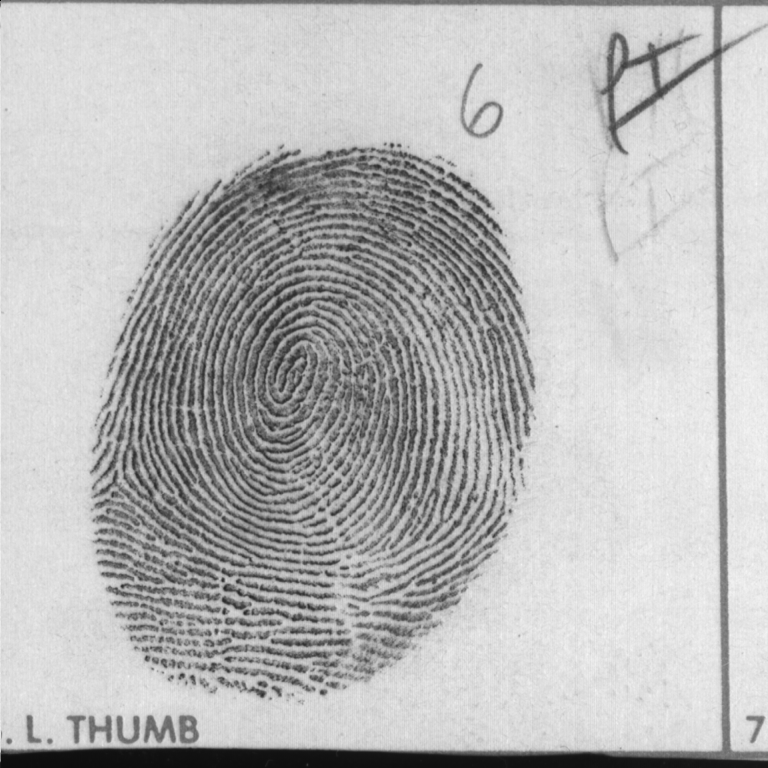
#> input picture Laboratorios/Lab1/fprint3.pgm, 768 x 768 px
$ python laboratorio_1.py
#> lines starting #> are read from the running program, lines starting #| are printed output that depends on the picture; after the words box and inside, x2 and y2 are one past the last pixel; in counts of white or black regions, pixels touching at a corner belong together
### Laboratorios/Lab1/cvlib.py
import cv2 as cv
import matplotlib.pyplot as plt
import numpy as np

#plt.style.use('dark_background')


def imgview(img, size = 8, title = None, filename = None, axis = False):
    """Imprime la imagen a partir de un numpy array.

    Args:
        img (numpy array): contiene la información de la imagen en un formato uint8
        size (int): define el tamaño de impresión de la gráfica
        title (str): título de la imagen
        filename (str): nombre del archivo donde se almacenará la imagen
        axis (bool): bandera para indicar si imprimen los ejes
    """

    f, c = img.shape[0:2]
    fig = plt.figure(figsize=(size, size))
    ax = fig.add_subplot(111)

    # verifica si la imagen está a color o escala de grises
    if len(img.shape) == 3:
        im = ax.imshow(img,extent=None)
    else:
        im = ax.imshow(img,extent=None,cmap='gray',vmin=0,vmax=255)

    # coloca un título
    if title:
        ax.set_title(title,fontsize=14)


    # agrega escala
    if not axis:
        plt.axis('off')
    else:
        ax.grid(c='b')
        ax.xaxis.tick_top()
        ax.xaxis.set_label_position('top')
        ax.set_xlabel('Columns',fontsize=14)
        ax.set_ylabel('Rows',fontsize=14)
        ax.xaxis.label.set_color('b')
        ax.yaxis.label.set_color('b')
        ax.tick_params(axis='x', colors='b',labelsize=14)
        ax.tick_params(axis='y', colors='b',labelsize=14)


    # guarda la imagen
    if filename:
        plt.savefig(filename)


    plt.show()


# [229 lines left out: functions hist, imgcmp, splitrgb, imgeq, not called in this run]

### Laboratorios/Lab1/laboratorio_1.py
import numpy as np
import cv2 as cv
import matplotlib.pyplot as plt
import cvlib
import matplotlib.pyplot as plt
import sys


def img_pad(img, r):
    """Recibe una imagen en blaco y negro y le agrega un padding de ceros pixeles a su alrededor

    input:
        - img (np.array): imagen en blanco y negro
        - r (int): ancho del padding

    return:
        - img_result(np.array): imagen con padding de ceros

    """
    # inicio de función
    f, c = img.shape

    f, c, r

    img_result = np.zeros((f+2*r, c+2*r), dtype=int)
    img_result


    for i in range(r, f + r):
        for j in range(r, c + r):
            img_result[i, j] = img[i-r, j-r]

    return img_result
    # fin de función


class UnionFind:
    """ Soluciona las relaciones entre los grupos

    Implementación tomada de: https://yuminlee2.medium.com/union-find-algorithm-ffa9cd7d2dba#6382
    """
    def __init__(self, numOfElements):
        """
        input:
             - numOfElements(int) = numero de elementos
        """
        self.parent = self.makeSet(numOfElements)
        self.size = [1]*numOfElements
        self.count = numOfElements

    def makeSet(self, numOfElements):
        return [x for x in range(numOfElements)]

    # Time: O(logn) | Space: O(1)
    def find(self, node):
        """ Encuentra el valor por el que nodo debe ser separado

        Args:
            node (int): nodo de entrada

        Returns:
            int: el nodo por el que debe ser mapeado
        """
        while node != self.parent[node]:
            # path compression
            self.parent[node] = self.parent[self.parent[node]]
            node = self.parent[node]
        return node

    # Time: O(1) | Space: O(1)
    def union(self, node1, node2):
        """ Recibe las relaciones

        Args:
            node1 (int): nodo 1 de la relación
            node2 (int): nodo 1 de la relación
        """
        root1 = self.find(node1)
        root2 = self.find(node2)

        # already in the same set
        if root1 == root2:
            return

        if self.size[root1] > self.size[root2]:
            self.parent[root2] = root1
            self.size[root1] += 1
        else:
            self.parent[root1] = root2
            self.size[root2] += 1

        self.count -= 1


def connected_c(img):
    """ genera grupos de pixeles por medio del algoritmo 4-connected y da como resultado una matriz con los grupos

    input:
        - img (matriz de int): imagen binarizada para encontrar las relaciones

    output:
        - res (matriz de int): matriz con las agrupaciones de pixeles.
    """
    # INICIO de funcion


    # inicio primer recorrido
    f, c = img.shape
    res = np.zeros((f, c), dtype=int)
    index = 0
    relaciones = {}
    relaciones_lista = []

    for i in range(1, f - 1):
        # print("Fila:", i)
        for j in range(1, c-1):
            # print("\tColumna:", j)

            centro = img[i, j]
            upper = res[i - 1, j] # valor de arriba
            left = res[i, j-1] # valor de la izquierda

            if centro == 255:
                # valor por defecto
                value = 0

                if (upper !=0 and left !=0):
                    # obtencion del indice más pequeño
                    value = min(upper, left)

                    # creacion de relacion el mayor es la key y el más pequeño es el value
                    if upper != left:
                        relaciones[max(upper, left)] = value
                        relaciones_lista.append([upper, left])

                elif (upper != 0):
                    value = upper

                elif (left != 0):
                    value = left

                else:
                    index += 1
                    value = index

                res[i, j] = value
    # fin primer recorrido


    # incio resolución de relaciones
    uf = UnionFind(index + 1)

    for node1, node2 in relaciones_lista:
        uf.union(node1, node2)

    nuevas_relaciones = {}

    for i in range(index + 1):
        nuevas_relaciones[i] = uf.find(i)

    # nuevas_relaciones  = find_relaciones2(index, relaciones_lista)
    # fin resolución de relaciones


    # inicio segundo recorrido

    for i in range(0, f):
        for j in range(0, c):
            actual_value = res[i, j]
            res[i, j] = nuevas_relaciones[actual_value]
    # fin segundo recorrido

    return res
    # FIN de funcion


def get_random_color():
    """ Genera un color aleatorio en el formato RGB
    input:
        - None
    output:
        -  (arrat de int): array con un color en formato RGB [-,-,-]
    """

    return list(np.random.choice(range(256), size=3))


def labelview(img, seed = None, filename = None, size = 10):
    """ Recibe una matriz con agrupaciones de pixeles le asigna un color en formato RGB a cada grupo y prientea la imagen

    input:
        - img (matriz de int): matriz con las agrupaciones de pixeles por medio de numeros.
        - seed (int): semilla para la asignación de numeros aleatorios. (por defecto None)
        - filename (string): nombre del archivo para que e guarde la imagen
    """

    if (seed != None):
        np.random.seed(seed)

    components = np.unique(img)
    colors = {0:[0, 0, 0]}
    # print(components)

    # creacion de colores random
    for i in components:
        if i != 0:
            colors[i] = get_random_color()
            # print(i, colors[i])

    # pprint(colors)

    # colorear la imagen
    f, c = img.shape

    img_res = []

    for i in range(0, f):
        new_row = []

        for j in range(0, c):
            # se asigna el color que corresponde a su segmento
            segment = img[i, j]
            new_row.append(colors[segment])

        img_res.append(new_row)

    img_res = np.array(img_res)

    if filename is not None:
        cvlib.imgview(img_res, size=size, filename = filename)
    else:
        cvlib.imgview(img_res, size=size)

    # return img_res


def main_function(input_filename = "fprint3.pgm", output_filename = "output.png"):
    """Funcion main para ejecutar el laboratorio

    Args:
        input_filename (str, optional): nombre de la imagen de entrada. Defaults to "fprint3.pgm".
        output_filename (str, optional): nombre de la imagen de salida. Defaults to "output.png".
    """
#> called with input_filename = 'fprint3.pgm', output_filename = 'output.png'

    # lectura de la imagen en blanco y negro
    img = cv.imread(input_filename, cv.IMREAD_GRAYSCALE)
#> img is the input picture: shape (768, 768); min 10, max 247, mean 184.9

    # Blur para suaviar las lineas de la huella
    b = 5
    img_blur = cv.blur(img,(b,b))


    # Aplicación de flood fill para eliminar el ruido de la imagen
    img3 = img_blur.copy()
    D = 22
    img3 = cv.floodFill(img3, None, (40, 40), 255,  loDiff=D, upDiff=D, flags=cv.FLOODFILL_FIXED_RANGE)[1]
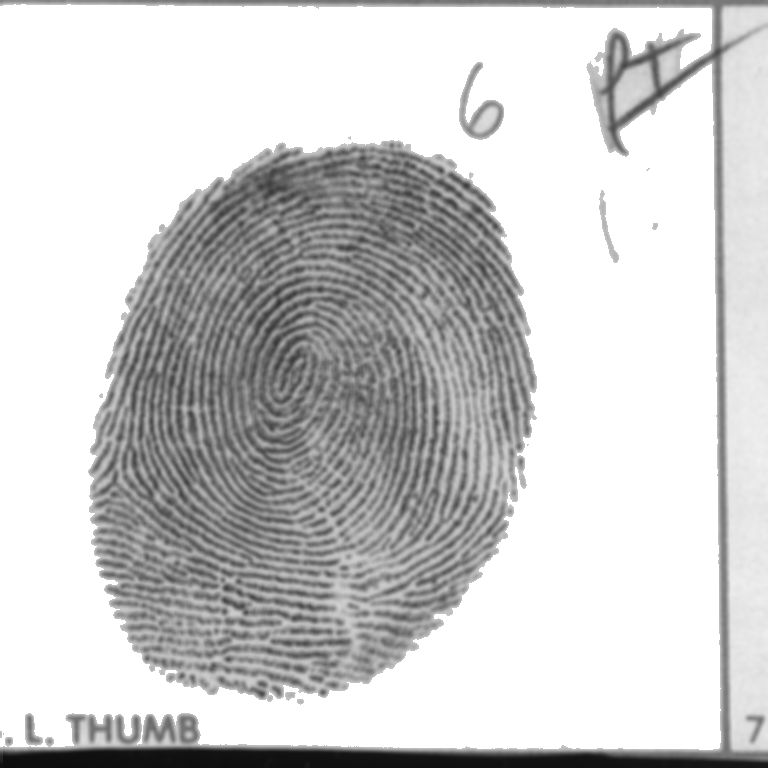
#> img3: shape (768, 768); min 13, max 255, mean 204.3


    # Binzarización inversa con Adaptative Treshold par mejorar
    imgbin = cv.adaptiveThreshold(img3, 255,cv.ADAPTIVE_THRESH_GAUSSIAN_C, cv.THRESH_BINARY_INV,31,5)
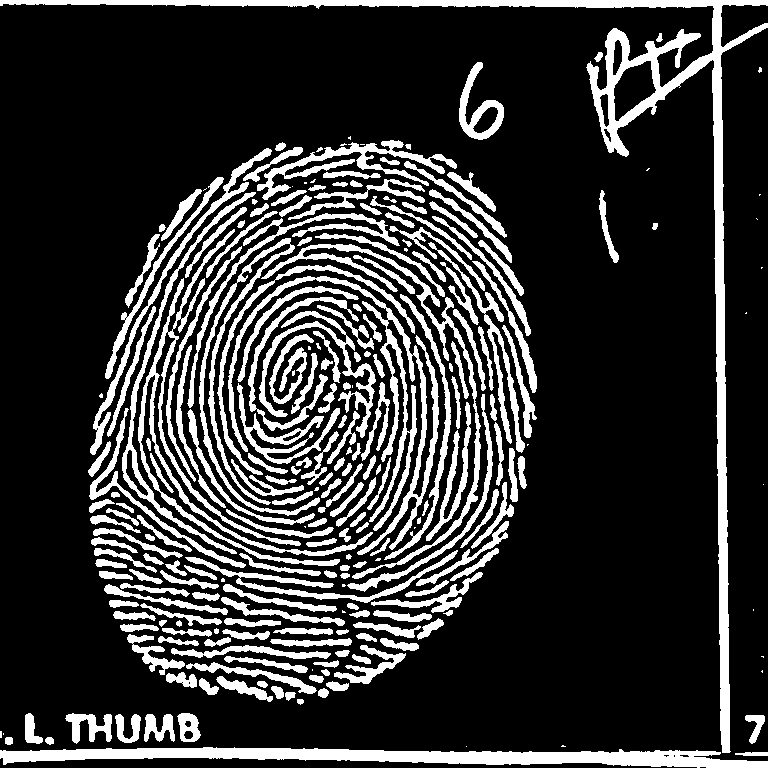
#> imgbin: shape (768, 768); 20.4% white; 248 white regions (37 under 20 px), largest, box (x1, y1, x2, y2) and area: (0, 0, 768, 753) 16101, (0, 747, 768, 768) 8829, (228, 276, 439, 555) 6378


    img_padded = img_pad(imgbin, 1)  ## PADDING
#> after the loop in img_pad, `for i in range(r, f + r):`:
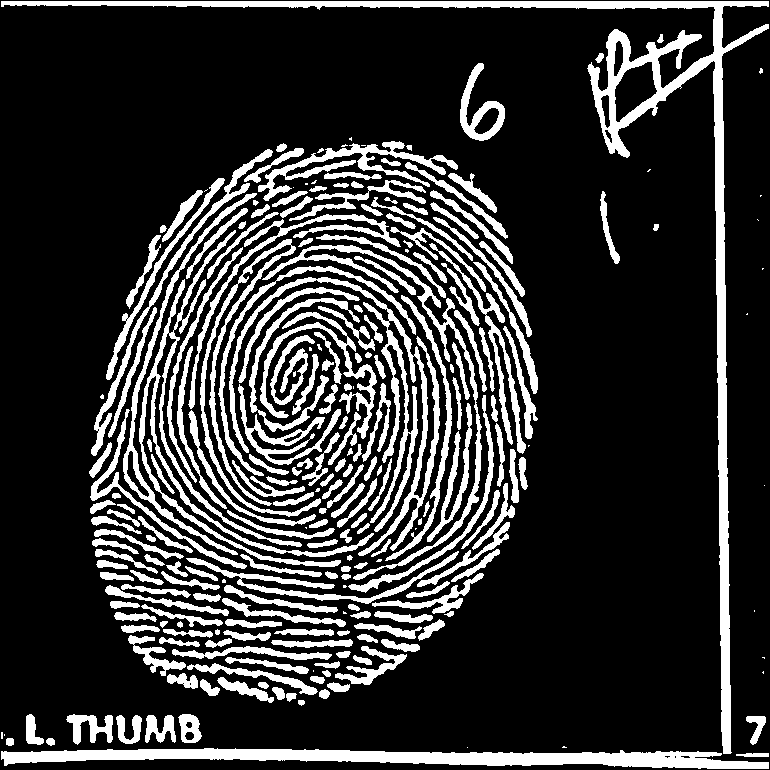
#> img_result: shape (770, 770) int64; 20.3% white; 248 white regions (37 under 20 px), largest, box (x1, y1, x2, y2) and area: (1, 1, 769, 754) 16101, (1, 748, 769, 769) 8829, (229, 277, 440, 556) 6378
    resultado = connected_c(img_padded)  ## CONCECTED_COMPONENTS
#> after the loop in connected_c, `for i in range(1, f - 1):`:
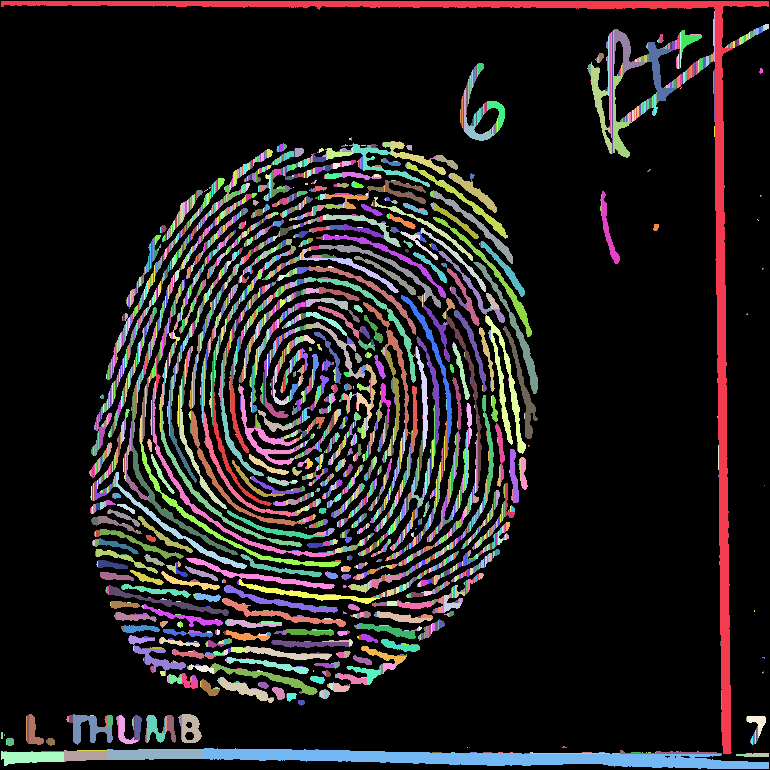
#> res: shape (770, 770) int64; 4244 distinct labels, from 0 to 4243; one colour per label, 0 black
#> after the loop in connected_c, `for i in range(1, f - 1):`: index = 4243; relaciones = 3931 items; relaciones_lista = 29046 items
#> the loop in connected_c, `for node1, node2 in relaciones_lista:` made 29046 passes
#> (node1, node2, root1 in union, root2 in union) on passes 2 to 4: (1, 2, 2, 2), (1, 2, 2, 2), (1, 2, 2, 2)
#> after the loop in connected_c, `for i in range(index + 1):`: nuevas_relaciones = 4244 items
#> after the loop in connected_c, `for i in range(0, f):`:
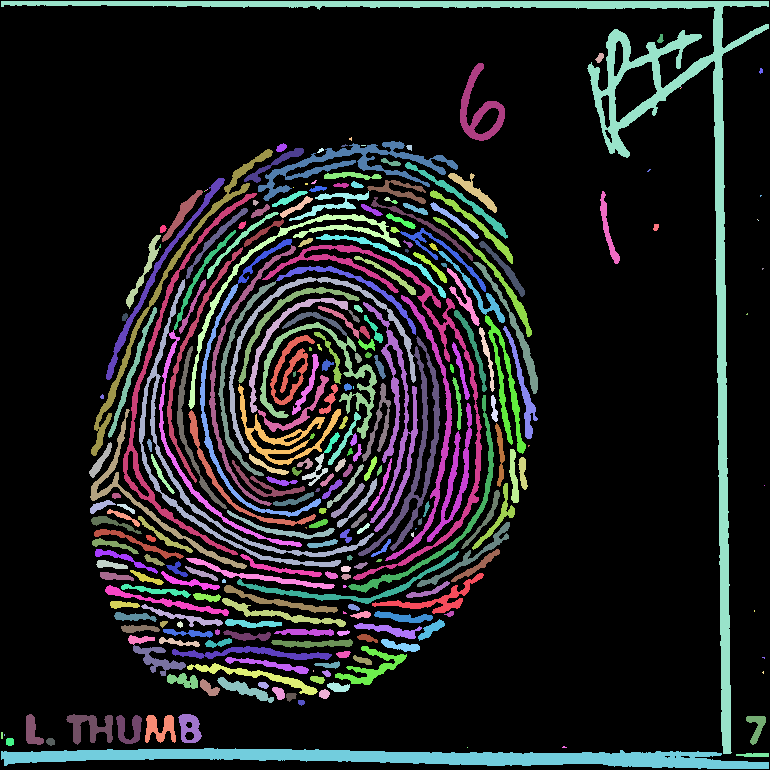
#> res: shape (770, 770) int64; 283 distinct labels, from 0 to 4241; one colour per label, 0 black
    labelview(resultado, size=100, filename = output_filename) ## LABEL_VIEW
#> in labelview, `components = np.unique(img)`: components = 283 values from 0 to 4241
#> the loop in labelview, `for i in components:` made 283 passes
#> i on passes 2 to 4: 5, 31, 67
#> after the loop in labelview, `for i in components:`: colors = 283 items
#> after the loop in labelview, `for i in range(0, f):`: img_res = 770 items
#> in labelview, `img_res = np.array(img_res)`:
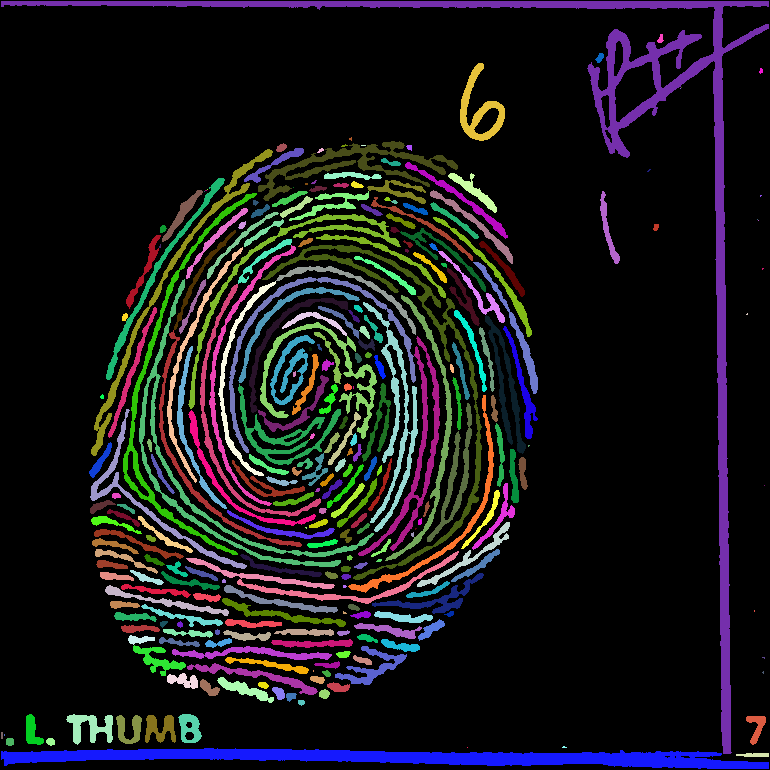
#> img_res: shape (770, 770, 3) int64; mean of channels 0, 1, 2 26.7, 23.2, 24.3; drawn as B, G, R
#> in imgview, `plt.savefig(filename)`:
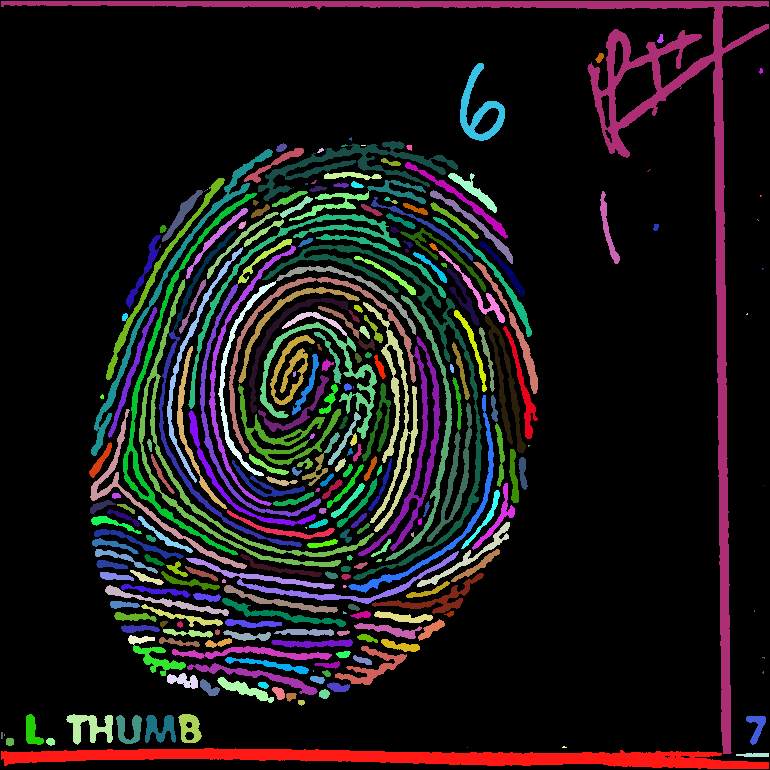
#> shown: shape (770, 770, 3); mean R, G, B 26.7, 23.2, 24.3


args = sys.argv
input_filename =  "fprint3.pgm"
output_filename = "output.png"

try:
    input_filename = args[1]
except:
    pass

try:
    output_filename = args[2]
except:
    pass

print("Procesando imagen:", input_filename, "...")

main_function(input_filename, output_filename)

print("Procesando finalizado")
print("Output filename:", output_filename)
